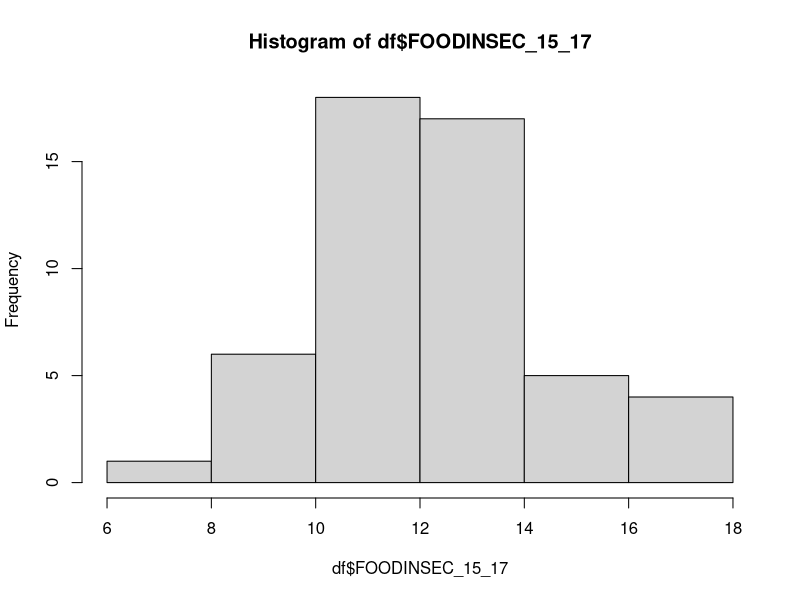
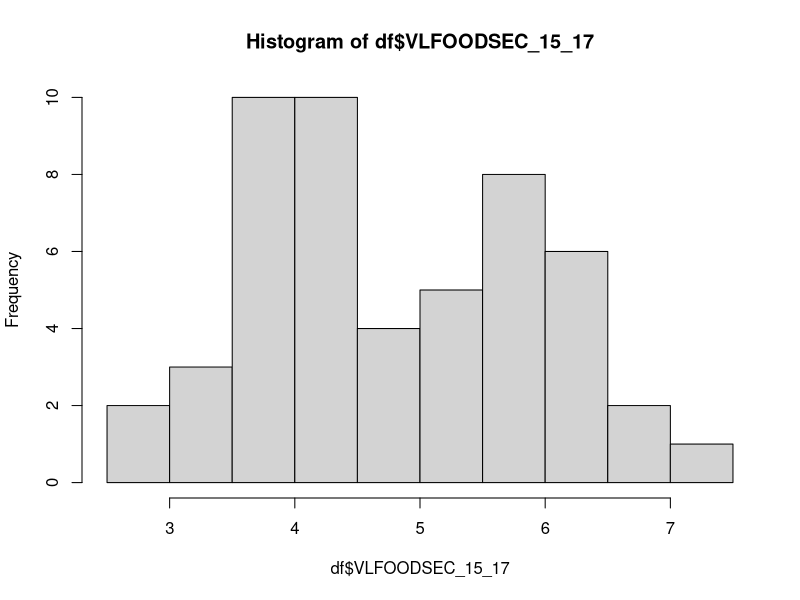
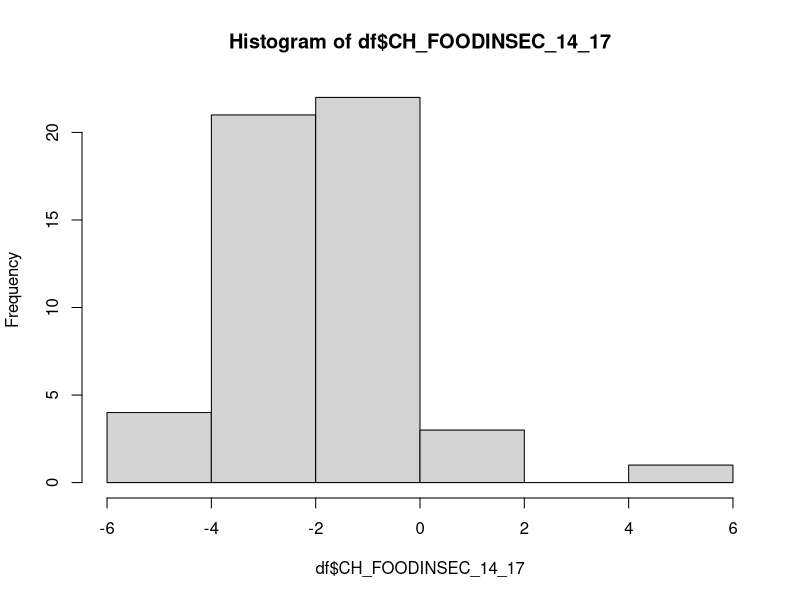
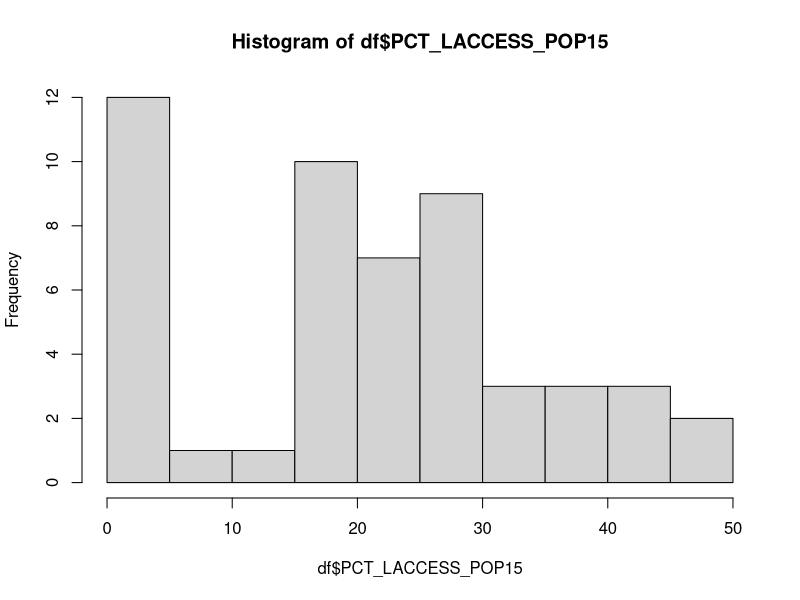
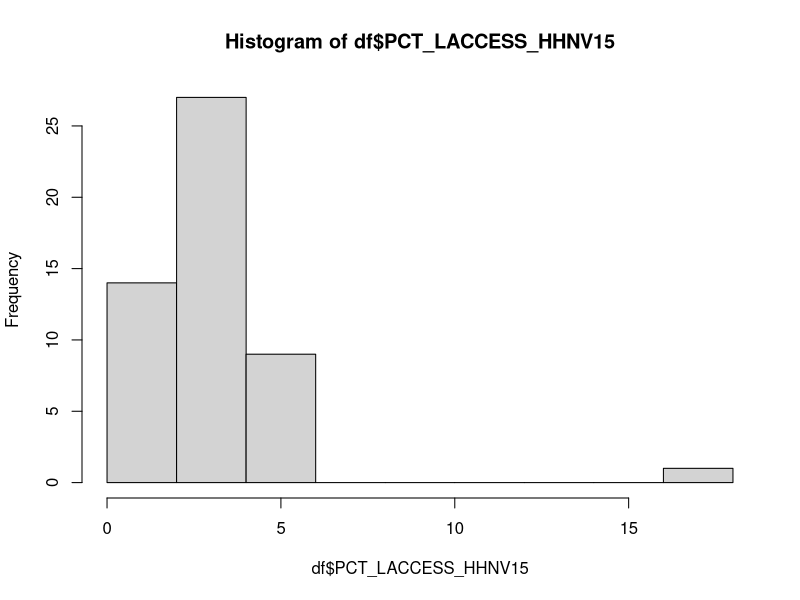
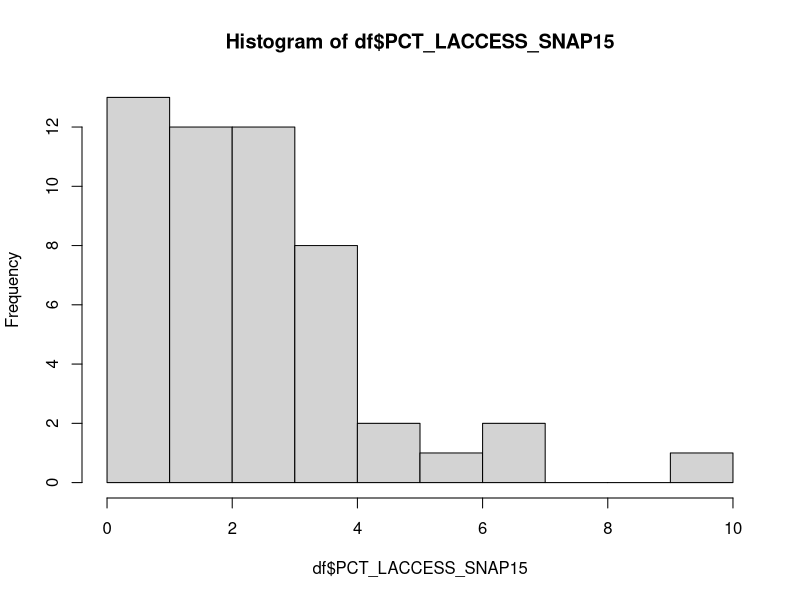
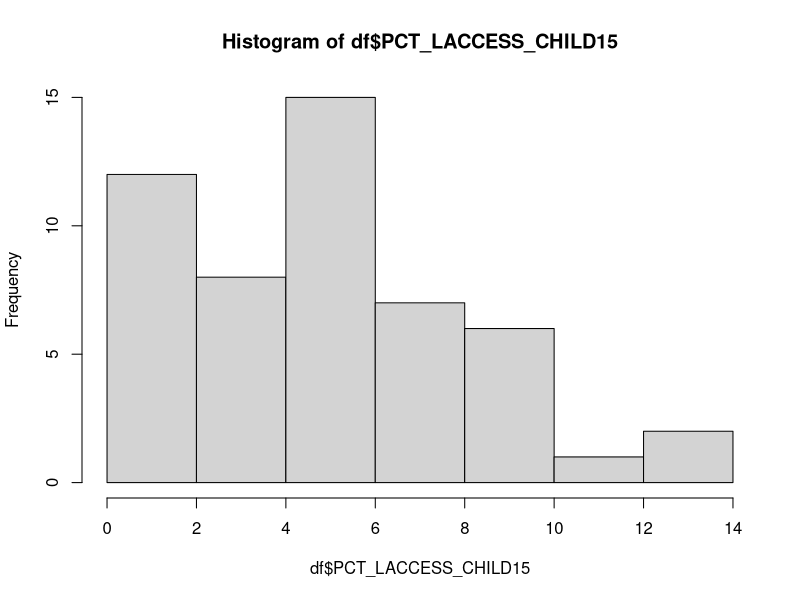
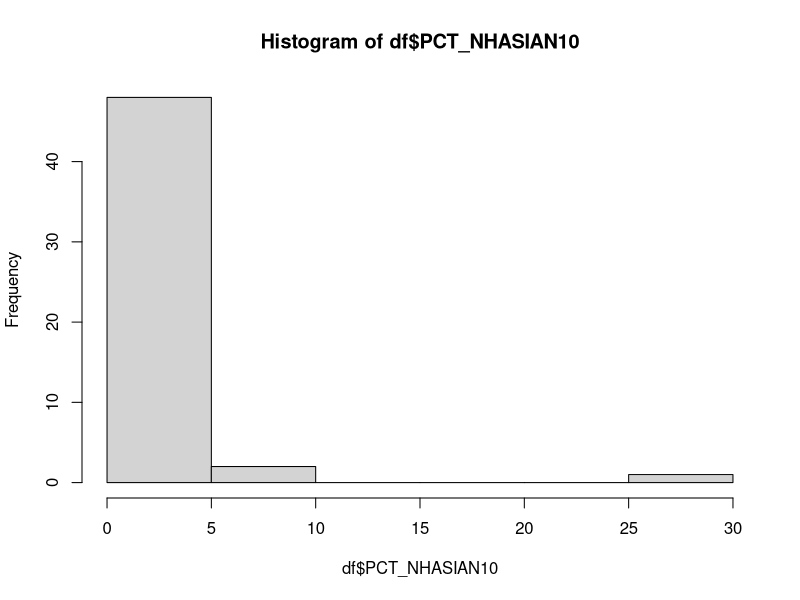

Here is the R script that generated these plots, in order: (Note: this script raises an error after producing the figures.)
## ---- chunk 1
knitr::opts_chunk$set(echo = TRUE)
library(magrittr)
library(ggplot2)
library(dplyr)
library(ggforce)
library(tidyr)
library(readr)
library(purrr)
library(tidyverse)
## ---- chunk 2
#Bring in data and do some cleaning
(df <- read_csv("final_data.csv"))
df<-df[-1,]
df<-df%>% 
  select(-FOODINSEC_12_14, -VLFOODSEC_12_14,  -CH_VLFOODSEC_14_17, -SNAPSPTH17)
n <- nrow(df)

#Response
hist(df$FOODINSEC_15_17)
hist(df$VLFOODSEC_15_17)
hist(df$CH_FOODINSEC_14_17)

#Predictors
hist(df$PCT_LACCESS_POP15)
hist(df$PCT_LACCESS_HHNV15)
hist(df$PCT_LACCESS_SNAP15)
hist(df$PCT_LACCESS_CHILD15)
hist(df$PCT_NHASIAN10)
hist(df$PCT_NHWHITE10)
hist(df$PCT_NHBLACK10)
hist(df$PCT_HISP10)
hist(df$PCT_NHNA10)
hist(df$PCT_NHPI10)
hist(df$GROCPTH16)
hist(df$PCT_REDUCED_LUNCH15)
hist(df$PCT_OBESE_ADULTS17)
hist(df$PCT_SNAP17)
hist(df$WICSPTH16)
hist(df$FSRPTH16)
hist(df$FFRPTH16)
hist(df$RECFACPTH16)
hist(df$SUPERCPTH16)
summary(df)


## ---- chunk 3
# using the lm()
res <- lm(cbind(FOODINSEC_15_17, CH_FOODINSEC_14_17, VLFOODSEC_15_17) ~ ., data = df)
summary(res)

res2 <- lm(cbind(FOODINSEC_15_17, CH_FOODINSEC_14_17, VLFOODSEC_15_17) ~ PCT_NHBLACK10+ PCT_HISP10+GROCPTH16 + SUPERCPTH16 + WICSPTH16 + FFRPTH16 + PCT_REDUCED_LUNCH15+RECFACPTH16, data = df)
summary(res2)

# Residuals:
head(resid(res))
# Fitted values:
head(fitted(res))
# Residual standard error:
sigma(res)
round(vcov(res), 2)
## ---- chunk 4
alpha <- 0.05

Y <- as.matrix(df %>% select(20:22))
m <- ncol(Y) # number of responses
Z <- as.matrix(cbind(const = 1, df %>% select(1:19)))
r <- ncol(Z) - 1  # number of predictors (excluding constantn
b <- solve(t(Z) %*% Z) %*% t(Z) %*% Y

pred <- Z %*% b
resid <- Y - pred
estSigma <- t(resid) %*% resid / n

# new observation for predictors 
z0 <- 
  matrix(
    c(1, 25, 5, 1.3,  0.5, 34, 39, 9,3,0.2, 0.04, 0.24, 0.006, 1, 0.09, 0.6, 15, 
      18, 4.7, 25.6),
    ncol=1, 
    dimnames = list(c("const", "PCT_LACCESS_POP15", "PCT_LACCESS_HHNV15", "PCT_LACCESS_SNAP15", "LACCESS_CHILD15", "PCT_NHWHITE10", "PCT_NHBLACK10", "PCT_HISP10", "PCT_NHASIAN10", "PCT_NHNA10", "PCT_NHPI10", "GROCPTH16", "SUPERCPTH16", "WICSPTH16", "FFRPTH16", "FSRPTH16", "PCT_SNAP17", "PCT_REDUCED_LUNCH15", "PCT_OBESE_ADULTS17", "RECFACPTH16"), NULL)
  )

#choose z0 that is meaningful 

# center
cntr <- t(b) %*% z0

# Prediction interval:
fctr_pred <- 
  sqrt(
    (1 + t(z0) %*% solve(t(Z) %*% Z,tol = 1e-19) %*% z0) * 
      (m * (n - r - 1) * qf(alpha, m, n - r - m, lower.tail = FALSE) / (n - r - m)))

A <- diag(3)
for (i in 1:3){
  a <- A[ ,i]
  half_CI <- (sqrt(t(a) %*% (estSigma * n / (n - r - 1)) %*% a)) * fctr_pred
  pred_CI_Y <- c(t(a) %*%  cntr - half_CI, t(a) %*%  cntr + half_CI)
  cat(paste0("95% simultaneous prediction interval for Y0",i, ":  (",pred_CI_Y[1],", ",pred_CI_Y[2], ")\n"))
}

# Confidence interval: 
fctr <- 
  sqrt(
    (t(z0) %*% solve(t(Z) %*% Z) %*% z0) * 
      (m * (n - r - 1) * qf(alpha, m, n - r - m, lower.tail = FALSE) / (n - r - m)))

for (i in 1:3){
  a <- A[ ,i]
  half_CI <- (sqrt(t(a) %*% (estSigma * n / (n - r - 1)) %*% a)) * fctr
  pred_CI_Y <- c(t(a) %*%  cntr - half_CI, t(a) %*%  cntr + half_CI)
  cat(paste0("95% simultaneous confidence interval for Y0",i, ":  (",pred_CI_Y[1],", ",pred_CI_Y[2], ")\n"))
}
## ---- chunk 5
#Food Insecurity
df_f1 <- df %>% select(20:22)
R <- cor(df_f1)
eig <- eigen(R)
(Ltilde_m1 <- sqrt(eig$values[1]) * eig$vectors[ , 1, drop = F])

psi_tilde_m1 <- diag(R - Ltilde_m1 %*% t(Ltilde_m1))
Psi_tilde_m1 <- diag(psi_tilde_m1)
residual_matrix_m1 <- R - Ltilde_m1 %*% t(Ltilde_m1) - Psi_tilde_m1
(eig$values[1] / sum(eig$values))

Ltilde_m1 %*% t(Ltilde_m1)

#Access

df_f2 <- df %>% select(1:4)
R2<- cor(df_f2)
eig2 <- eigen(R2)
(Ltilde_m2 <- sqrt(eig2$values[1]) * eig2$vectors[ , 1, drop = F])


psi_tilde_m2 <- diag(R2 - Ltilde_m2 %*% t(Ltilde_m2))
Psi_tilde_m2 <- diag(psi_tilde_m2)
residual_matrix_m2 <- R2 - Ltilde_m2 %*% t(Ltilde_m2) - Psi_tilde_m2
(eig2$values[1] / sum(eig2$values))

#Demographics
df_f3 <- df %>% select(5:10)
R3 <- cor(df_f3)
eig3 <- eigen(R3)
(Ltilde_m3 <- sqrt(eig3$values[1]) * eig3$vectors[ , 1, drop = F])

psi_tilde_m3 <- diag(R3 - Ltilde_m3 %*% t(Ltilde_m3))
Psi_tilde_m3 <- diag(psi_tilde_m3)
residual_matrix_m3 <- R3 - Ltilde_m3 %*% t(Ltilde_m3) - Psi_tilde_m3
(eig3$values[1] / sum(eig3$values))

#StoreAccess
df_f4 <- df %>% select(11:16)
R4 <- cor(df_f4)
eig4 <- eigen(R4)
(Ltilde_m4 <- sqrt(eig4$values[1]) * eig4$vectors[ , 1, drop = F])

psi_tilde_m4 <- diag(R4 - Ltilde_m4 %*% t(Ltilde_m4))
Psi_tilde_m4 <- diag(psi_tilde_m4)
residual_matrix_m4 <- R4 - Ltilde_m4 %*% t(Ltilde_m4) - Psi_tilde_m4
(eig4$values[1] / sum(eig4$values))


## ---- chunk 6
variables_to_test <-  c("PCT_LACCESS_POP15","PCT_LACCESS_HHNV15","PCT_LACCESS_SNAP15","PCT_LACCESS_CHILD15","PCT_NHWHITE10", "PCT_NHASIAN10","PCT_NHNA10","PCT_NHPI10", "FSRPTH16","PCT_SNAP17", "PCT_OBESE_ADULTS17")

variables_to_keep <- setdiff(colnames(Z), variables_to_test)
q <- length(variables_to_keep) - 1 # Not counting the intercept
grp1 <- rownames(b) %in% variables_to_keep
grp2 <- rownames(b) %in% variables_to_test

estSigma <- t(resid) %*% resid / n

b_grp1 <- solve(t(Z[ , grp1]) %*% Z[ , grp1]) %*% t(Z[ , grp1]) %*% Y
pred_grp1 <- Z[ , grp1] %*% b_grp1
resid_grp1 <- Y - pred_grp1

estSigma1 <- t(resid_grp1) %*% resid_grp1 / n

LR_test_statistic <- -n * (log(det(estSigma)) - log(det(estSigma1)))

# Approximate likelihood ratio test statistic:
approx_LR_test_statistic <- 
  -(n - r - 1 - 0.5 * (m - r + q + 1)) * (log(det(estSigma)) - log(det(estSigma1)))

# Reject?
ifelse(approx_LR_test_statistic > qchisq(1-alpha, m * (r - q)), "Reject H0", "Don't reject H0")

W <- det(estSigma) / det(estSigma1)

h <- length(variables_to_test)  
# h = q' = r - q; see corrected slide 25 in notes for Chapter 7

d1 <- (n - r - 1) - 0.5 * (m - h + 1)
d2 <- (m * h - 2)/4
d3 <- m^2 + h^2 - 5
d3 <- if (d3 > 0) { 
  sqrt(((m * h)^2 - 4) / d3)
} else { 1 }

F_approx_stat <- ((W^(-1 / d3) - 1) * (d1 * d3 - 2 * d2)) / (m  * h)

# The corresponding p-value is:
pf(F_approx_stat, m * h, d1 * d3 - 2 * d2, lower.tail = FALSE)
## ---- chunk 7
##rm(list = ls())

# Bootstrap study:
set.seed(697)
S <- 10####### 10000

LR_stat_sample <- numeric(S)
R1 <- numeric(S)
R2 <- numeric(S)
R3 <- numeric(S)

s <- 1

n<-nrow(df)
while (s <= S) {
  try({
    # resample - sample from the original data frame with replacements
    bootstrap_sample_idx <- sample(n, replace = TRUE)
    bstp_df <- df[bootstrap_sample_idx, ]

    
    res_full_model <- lm(cbind(FOODINSEC_15_17, CH_FOODINSEC_14_17, VLFOODSEC_15_17) ~ ., data = bstp_df)
    summary <- summary(res_full_model)
  
    R1[s] <- summary$`Response FOODINSEC_15_17`$r.squared
    R2[s] <- summary$`Response CH_FOODINSEC_14_17`$r.squared
    R3[s] <- summary$`Response VLFOODSEC_15_17`$r.squared
    
    res_partial_model <- lm(cbind(FOODINSEC_15_17, CH_FOODINSEC_14_17, VLFOODSEC_15_17) ~ PCT_LACCESS_POP15+PCT_LACCESS_HHNV15+PCT_LACCESS_SNAP15+PCT_LACCESS_CHILD15+PCT_NHWHITE10+ PCT_NHASIAN10+PCT_NHNA10+PCT_NHPI10+FSRPTH16+PCT_SNAP17+ PCT_OBESE_ADULTS17+PCT_NHBLACK10+PCT_HISP10+GROCPTH16,data = bstp_df)
    summary(res_partial_model)
  
    estSigma <- t(resid(res_full_model)) %*% resid(res_full_model) / n
    estSigma1 <- t(res_partial_model$residuals) %*% res_partial_model$residuals / n
    
    LR_stat_sample[s] <- det(estSigma) / det(estSigma1)
    
    s <- s + 1
  })
}

sum( LR_stat_sample < W ) / S

# CI for R^2
quantile(R1, c(0.025, 0.975)) # define CI for R^2 of FOODINSEC_15_17
quantile(R2, c(0.025, 0.975)) # define CI for R^2 of CH_FOODINSEC_14_17
quantile(R3, c(0.025, 0.975)) # define CI for R^2 of VLFOODSEC_15_17


h <- length(variables_to_test)
d1 <- (n - r - 1) - 0.5 * (m - h + 1)
d2 <- (m * h - 2)/4
d3 <- m^2 + h^2 - 5
d3 <- if (d3 > 0) { 
  sqrt(((m * h)^2 - 4) / d3)
} else { 1 }

F_approx_stat <- ((LR_stat_sample^(-1 / d3) - 1) * (d1 * d3 - 2 * d2)) / (m  * h)

crit_F <- ((W^(-1 / d3) - 1) * (d1 * d3 - 2 * d2)) / (m  * h)

hist(F_approx_stat, freq = FALSE, breaks = 40, main = "Bootstrap and F approximation")
rng <- range(F_approx_stat)
x <- seq(rng[1], rng[2], length.out = 100)
lines(x, df(x, m * h, d1 * d3 - 2 * d2))
abline(v = crit_F)
## ---- chunk 8
# Rescale the bootstrap sample to the approximate F scale:
d1 <- (n - r - 1) - 0.5 * (m - h + 1)
d2 <- (m * h - 2)/4
d3 <- m^2 + h^2 - 5
d3 <- if (d3 > 0) { 
  sqrt(((m * h)^2 - 4) / d3)
} else { 1 }

F_approx_stat <- ((LR_stat_sample^(-1 / d3) - 1) * (d1 * d3 - 2 * d2)) / (m  * h)

hist(F_approx_stat, freq = FALSE, breaks = 40, main = "Bootstrap and F approximation")
rng <- range(F_approx_stat)
x <- seq(rng[1], rng[2], length.out = 100)
lines(x, df(x, m * h, d1 * d3 - 2 * d2))
## ---- chunk 9
# Rescale the bootstrap sample to the approximate chi squared scale:
chi_sq_approx_stat <- -(n - r - 1 - 0.5 * (m - r + q + 1)) * log(LR_stat_sample)

hist(chi_sq_approx_stat, freq = FALSE, breaks = 40, main = "Bootstrap and chi-square approximation")
rng <- range(chi_sq_approx_stat)
x <- seq(rng[1], rng[2], length.out = 100)
lines(x, dchisq(x, m * (r - q)))
